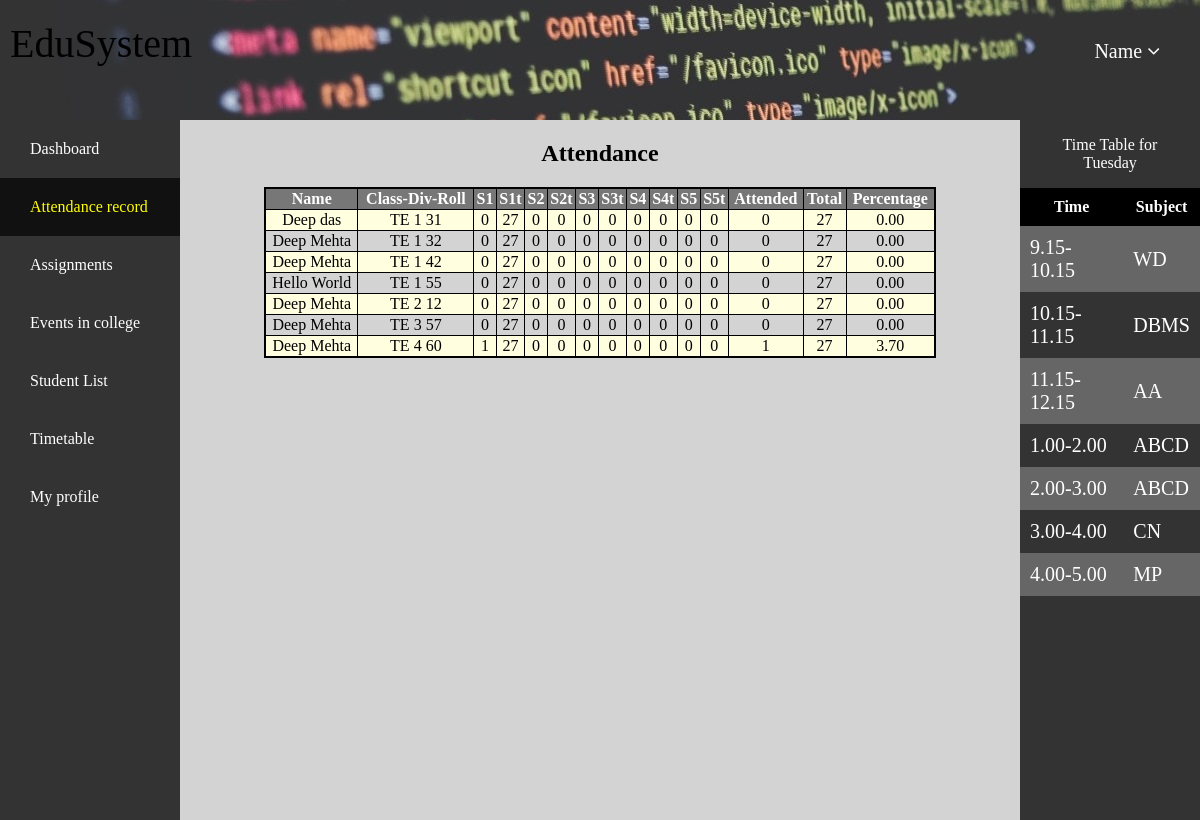
The page /home.php?page=attendance.php (signed in) on the database its author committed.
### tables this page shows
CREATE TABLE `profile` (
  `UserId` varchar(15) NOT NULL,
  `Fname` text NOT NULL,
  `Lname` text NOT NULL,
  `RegNo` int(5) NOT NULL,
  `Class` varchar(2) NOT NULL,
  `Division` int(1) NOT NULL,
  `RollNo` int(2) NOT NULL,
  `MobNo` bigint(10) NOT NULL,
  `Addr` varchar(50) NOT NULL,
  `Pass` varchar(32) NOT NULL DEFAULT 'sakec',
  `S1` int(2) NOT NULL DEFAULT '0',
  `S1t` int(2) NOT NULL DEFAULT '0',
  `S2` int(2) NOT NULL DEFAULT '0',
  `S2t` int(2) NOT NULL DEFAULT '0',
  `S3` int(2) NOT NULL DEFAULT '0',
  `S3t` int(2) NOT NULL DEFAULT '0',
  `S4` int(2) NOT NULL DEFAULT '0',
  `S4t` int(2) NOT NULL DEFAULT '0',
  `S5` int(2) DEFAULT '0',
  `S5t` int(2) NOT NULL DEFAULT '0',
  `Attended` int(2) AS (S1+S2+S3+S4+S5) VIRTUAL,
  `Total` int(2) AS (S1t+S2t+S3t+S4t+S5t) VIRTUAL,
  `Percent` decimal(4,2) AS ((S1+S2+S3+S4+S5)*100/(S1t+S2t+S3t+S4t+S5t)) VIRTUAL
);

CREATE TABLE `timetable` (
  `SrNo` int(1) NOT NULL,
  `Time` varchar(15) NOT NULL,
  `Monday` varchar(15) NOT NULL,
  `Tuesday` varchar(15) NOT NULL,
  `Wednesday` varchar(15) NOT NULL,
  `Thrusday` varchar(15) NOT NULL,
  `Friday` varchar(15) NOT NULL
);

### add_attendance.php (the view, shortened to what this page needs)
<!DOCTYPE html>
<html lang="en">
<head>
	<link rel="stylesheet" href="Addons/profile.css">
</head>
<body>
	<?php
	echo "<h2>Attendance<h2>";
	fetch();
	function fetch() {
		$user = 'student';
		$pass = 'sakec';
		$db = 'students';
		$conn = new mysqli('localhost', $user, $pass, $db) or die("Unable to connect to server".$db);
		$get_all = "select * from profile order by Division, RollNo";
		$data = mysqli_query($conn, $get_all) or die("No records found.");
		echo "<div class=\"table\"><table><tr><th>Name</th><th>Class-Div-Roll</th><th>S1</th><th>S1t</th><th>S2</th><th>S2t</th><th>S3</th><th>S3t</th><th>S4</th><th>S4t</th><th>S5</th><th>S5t</th><th>Attended</th><th>Total</th><th>Percentage</th></tr>";
		while($row = mysqli_fetch_assoc($data)) {
			echo "<tr><td>".$row["Fname"]." ".$row["Lname"]."</td><td>".$row["Class"]." ".$row["Division"]." ".$row["RollNo"]."</td><td>".$row["S1"]."</td><td>".$row["S1t"]."</td><td>".$row["S2"]."</td><td>".$row["S2t"]."</td><td>".$row["S3"]."</td><td>".$row["S3t"]."</td><td>".$row["S4"]."</td><td>".$row["S4t"]."</td><td>".$row["S5"]."</td><td>".$row["S5t"]."</td><td>".$row["Attended"]."</td><td>".$row["Total"]."</td><td>".$row["Percent"]."</td></tr>";
		}
		echo "</table></div>";
	}
?>
</body>
</html>

### home.php (shortened to what this page needs)
<html>
<head>
    <link rel="stylesheet" type="text/css" href="Addons/home.css">
    <link rel="stylesheet" href="https://cdnjs.cloudflare.com/ajax/libs/font-awesome/4.7.0/css/font-awesome.min.css">
</head>
<body>
    <div class="header">
        <div class="leftheader">
            <p class="pheader">EduSystem</p>
        </div>
        <div class="rightheader">
            <ul class="mainddheader">
                <li><a id="dropdown" href="#" onclick="#">Name        <i class="fa fa-angle-down"></i></a></li>
            </ul>
        </div>
    </div>
    <div class="flex-container">
            <div class="asideleft">
                <ul class="nav">
                    <li><a class="btn <?php if($_GET["page"]==""){echo 'active';}?>" href="home.php">Dashboard</a></li>
                    <li><a class="btn <?php if($_GET["page"]=="attendance.php"){echo 'active';}?>" href="home.php?page=attendance.php">Attendance record</a></li>
                    <li><a class="btn <?php if($_GET["page"]=="assign.php"){echo 'active';}?>" href="#">Assignments</a></li>
                    <li><a class="btn <?php if($_GET["page"]=="events.php"){echo 'active';}?>" href="#">Events in college</a></li>
                    <li><a class="btn <?php if($_GET["page"]=="list.php"){echo 'active';}?>" href="home.php?page=list.php">Student List</a></li>
                    <li><a class="btn <?php if($_GET["page"]=="tt.php"){echo 'active';}?>" href="home.php?page=timetable.php">Timetable</a></li>
                    <li><a class="btn <?php if($_GET["page"]=="update.php"){echo 'active';}?>" href="home.php?page=update.php">My profile</a></li>
                </ul>
            </div>
        <div class="maincontent">
            <?php
                if (isset($_GET['page'])&&$_GET['page']!=""){
                    include $_GET['page'];
                }
                else {
                    include 'dashboard.php';
                }
            ?>
        </div>
        <?php
            $user = 'student';
            $pass = 'sakec';
            $db = 'students';
            $conn = new mysqli('localhost', $user, $pass, $db) or die("Unable to connect to server".$db);
            $get_all = "select * from timetable";
            $data = mysqli_query($conn, $get_all) or die("No records found.");
            $row = mysqli_fetch_assoc($data);
            $day = "Tuesday";
            echo '<div class="asideright">
                <div class="iasideright">
                        <p class="tthead" align="center">Time Table for <br>'.$day.' </p>
                        <table class="asiderighttable" >
                            <tr>
                                <th>Time</th>
                                <th>Subject</th>
                            </tr>';
                            echo '<tr>
                                <td>9.15-10.15</td>
                                <td>'.$row[$day].'</td>
                            </tr>';
                            $row = mysqli_fetch_assoc($data);
                            echo '
                            <tr>
                                <td>10.15-11.15</td>
                                <td>'.$row[$day].'</td>
                            </tr>';
                            $row = mysqli_fetch_assoc($data);
                            echo '
                            <tr>
                                <td>11.15-12.15</td>
                                <td>'.$row[$day].'</td>
                            </tr>';
                            $row = mysqli_fetch_assoc($data);
                            echo '
                            <tr>
                                <td>1.00-2.00</td>
                                <td>'.$row[$day].'</td>
                            </tr>';
                            $row = mysqli_fetch_assoc($data);
                            echo '
                            <tr>
                                <td>2.00-3.00</td>
                                <td>'.$row[$day].'</td>
                            </tr>';
                            $row = mysqli_fetch_assoc($data);
                            echo '
                            <tr>
                                <td>3.00-4.00</td>
                                <td>'.$row[$day].'</td>
                            </tr>';
                            $row = mysqli_fetch_assoc($data);
                            echo '
                            <tr>
                                <td>4.00-5.00</td>
                                <td>'.$row[$day].'</td>
                            </tr>
                    </table>
                </div>
            </div>';
        ?>
    </div>
</body>
</html>

### Addons/home.css (style rules this page uses)
body { margin:0; background-image: url(sublime.jpg); background-repeat: no-repeat; }
.header { display:flex; width:100%; height:15%; justify-content: center; }
.flex-container { display: flex; flex-wrap: wrap; }
.asideleft { flex:15%; background-color:#333; }
.maincontent { flex:70%; background-color:#D3D3D3; height:700px; }
.asideright { flex:15%; background-color: #333; }
.leftheader { justify-content: center; flex:80%; }
.pheader { margin:20 0 0 10px; font-family: cursive; font-size: 40px; }
.rightheader { justify-content: center; flex:20%; text-align: right; padding:30px; }
.mainddheader { padding:0; margin:0; list-style-type: none; }
.mainddheader li { font-size:20px; padding:10px; }
.mainddheader li a { text-decoration: none; color:white; }
ul.nav { list-style-type: none; overflow: hidden; padding: 0; margin: 0px; background-color: #333; }
ul.nav > li { padding: 0px; }
ul.nav > li > a { display: block; color: white; border: none; padding: 20px 30px; text-align: left; transition: all 0.7s ease; text-decoration: none; }
ul.nav > li > a.active { background-color: #111; color: yellow; }
.tthead { color: white; }
.asiderighttable { width:100%; background-color: white; }
table,th,td { border-collapse:collapse; }
.asiderighttable th { border:0px; padding:10px; background-color: black; }
.asiderighttable tr:nth-child(odd) { background-color:#333; color:white; }
.asiderighttable tr:nth-child(even) { background-color:#666; color:white; }
.asiderighttable td { border:0; font-size: 20px; padding:10px; }

### Addons/profile.css (style rules this page uses)
.table > table { border: 2px solid black; padding: 2px; border-spacing: 0px; width: 80%; margin-left: auto; margin-right: auto; border-collapse: collapse; }
.table td, th { border: solid 1px black; text-align: center; }
.table th { background-color: #777777; color: white; }
.table tr:nth-child(even) { background-color: lightyellow; }
h2,h3 { text-align: center; }

### rows shown on the page
profile: Fname "Deep", Lname "das", Class "TE", Division "1", RollNo "31", S1 "0", S1t "27", S2 "0", S2t "0", S3 "0", S3t "0", S4 "0", S4t "0", S5 "0", S5t "0", Attended "0", Total "27", Percent "0.00"
profile: Fname "Deep", Lname "Mehta", Class "TE", Division "1", RollNo "32", S1 "0", S1t "27", S2 "0", S2t "0", S3 "0", S3t "0", S4 "0", S4t "0", S5 "0", S5t "0", Attended "0", Total "27", Percent "0.00"
profile: Fname "Deep", Lname "Mehta", Class "TE", Division "1", RollNo "42", S1 "0", S1t "27", S2 "0", S2t "0", S3 "0", S3t "0", S4 "0", S4t "0", S5 "0", S5t "0", Attended "0", Total "27", Percent "0.00"
profile: Fname "Hello", Lname "World", Class "TE", Division "1", RollNo "55", S1 "0", S1t "27", S2 "0", S2t "0", S3 "0", S3t "0", S4 "0", S4t "0", S5 "0", S5t "0", Attended "0", Total "27", Percent "0.00"
profile: Fname "Deep", Lname "Mehta", Class "TE", Division "2", RollNo "12", S1 "0", S1t "27", S2 "0", S2t "0", S3 "0", S3t "0", S4 "0", S4t "0", S5 "0", S5t "0", Attended "0", Total "27", Percent "0.00"
profile: Fname "Deep", Lname "Mehta", Class "TE", Division "3", RollNo "57", S1 "0", S1t "27", S2 "0", S2t "0", S3 "0", S3t "0", S4 "0", S4t "0", S5 "0", S5t "0", Attended "0", Total "27", Percent "0.00"
profile: Fname "Deep", Lname "Mehta", Class "TE", Division "4", RollNo "60", S1 "1", S1t "27", S2 "0", S2t "0", S3 "0", S3t "0", S4 "0", S4t "0", S5 "0", S5t "0", Attended "1", Total "27", Percent "3.70"
timetable: Tuesday "WD"
timetable: Tuesday "DBMS"
timetable: Tuesday "AA"
timetable: Tuesday "ABCD"
timetable: Tuesday "ABCD"
timetable: Tuesday "CN"
timetable: Tuesday "MP"

### other values the page prints
$day "Tuesday"
